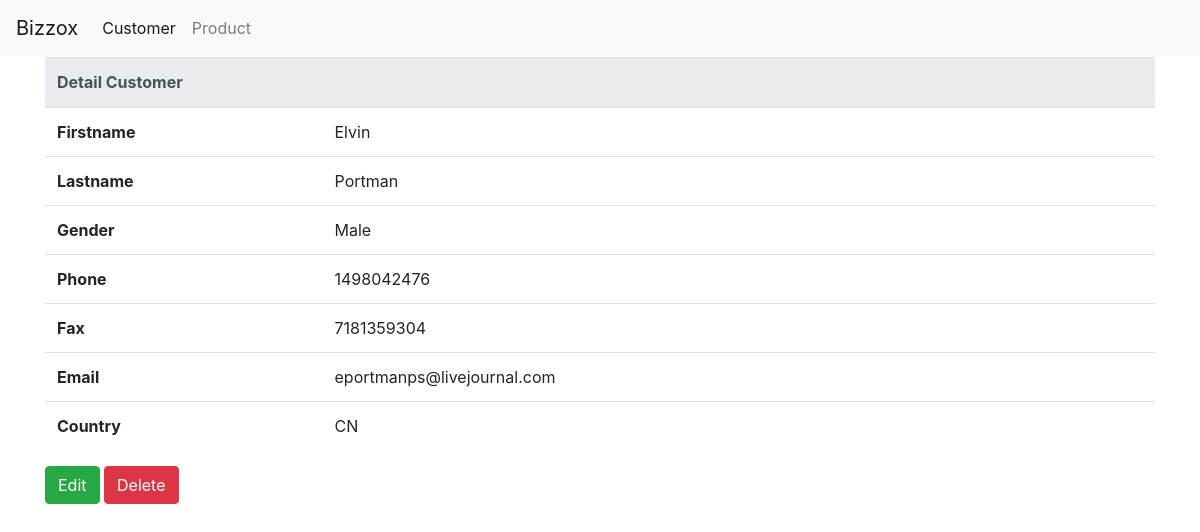
/customer/detail?id=1928, run on the app's committed database.
### tables this page shows
CREATE TABLE `xcustomer` (
  `id` int(11) UNSIGNED NOT NULL,
  `gender` varchar(1) DEFAULT NULL,
  `first_name` varchar(100) NOT NULL,
  `last_name` varchar(100) NOT NULL,
  `email` varchar(60) DEFAULT NULL,
  `phone` varchar(60) DEFAULT NULL,
  `fax` varchar(30) DEFAULT NULL,
  `country_code` varchar(5) DEFAULT NULL,
  `enabled` tinyint(1) UNSIGNED NOT NULL DEFAULT 0,
  `created_at` datetime NOT NULL,
  `updated_at` datetime NOT NULL
);

### application/controllers/Customer.php (called while the page is built, shortened)
<?php
class Customer extends CI_Controller {
	public function __construct()
	{
		$this->load->helper('form','url');
		$this->load->library('form_validation');
		$this->load->library('pagination');
		$this->load->model('Customer_model');
		$this->load->database();
	}
	public function detail(){
		$id = $this->input->get('id');
		$data['customer'] = $this->Customer_model->getUser($id);
		$this->load->view('customer/detail',$data);
	}
}

### index.php (called while the page is built, shortened)
<?php
require_once BASEPATH.'core/CodeIgniter.php';

### application/models/Customer_model.php (called while the page is built, shortened)
<?php
class Customer_model extends CI_Model {
	public function getUser($id){
		return $this->db->query("select * from xcustomer where id = $id")->row();
	}
}

### application/views/customer/detail.php (the view, shortened to what this page needs)
<div class="container">
	<div class="row">
		<div class="col">
		</div>
	</div>
	<div class="row">
		<div class="col">
			<table class="table">
				<thead class="thead-light">
					<tr>
						<th scope="col" colspan="2">Detail Customer</th>
					</tr>
				</thead>
				<tbody>
					<tr>
						<th scope="row" class="w-25">Firstname</th>
						<td class="w-75"><?php echo $customer->first_name?></td>
					</tr>
					<tr>
						<th scope="row" class="w-25">Lastname</th>
						<td class="w-75"><?php echo $customer->last_name?></td>
					</tr>
					<tr>
						<th scope="row" class="w-25">Gender</th>
						<td class="w-75"><?php echo $customer->gender == 'M' ? 'Male' : 'Female' ?></td>
					</tr>
					<tr>
						<th scope="row" class="w-25">Phone</th>
						<td class="w-75"><?php echo $customer->phone?></td>
					</tr>
					<tr>
						<th scope="row" class="w-25">Fax</th>
						<td class="w-75"><?php echo $customer->fax?></td>
					</tr>
					<tr>
						<th scope="row" class="w-25">Email</th>
						<td class="w-75"><?php echo $customer->email?></td>
					</tr>
					<tr>
						<th scope="row" class="w-25">Country</th>
						<td class="w-75"><?php echo $customer->country_code?></td>
					</tr>
				</tbody>
			</table>
		</div>
	</div>
	<div class="row">
		<div class="col">
			<a href="<?=base_url("customer/edit?id=$customer->id")?>" class="btn btn-success">Edit</a>
			<a href="<?=base_url("customer/delete?id=$customer->id")?>" onclick="return confirm('Confirm Delete ?');" class="btn btn-danger">Delete</a>
		</div>
	</div>
</div>

### data on the page
xcustomer: first_name "Elvin", last_name "Portman", phone "1498042476", fax "7181359304", email "eportmanps@livejournal.com", country_code "CN"
